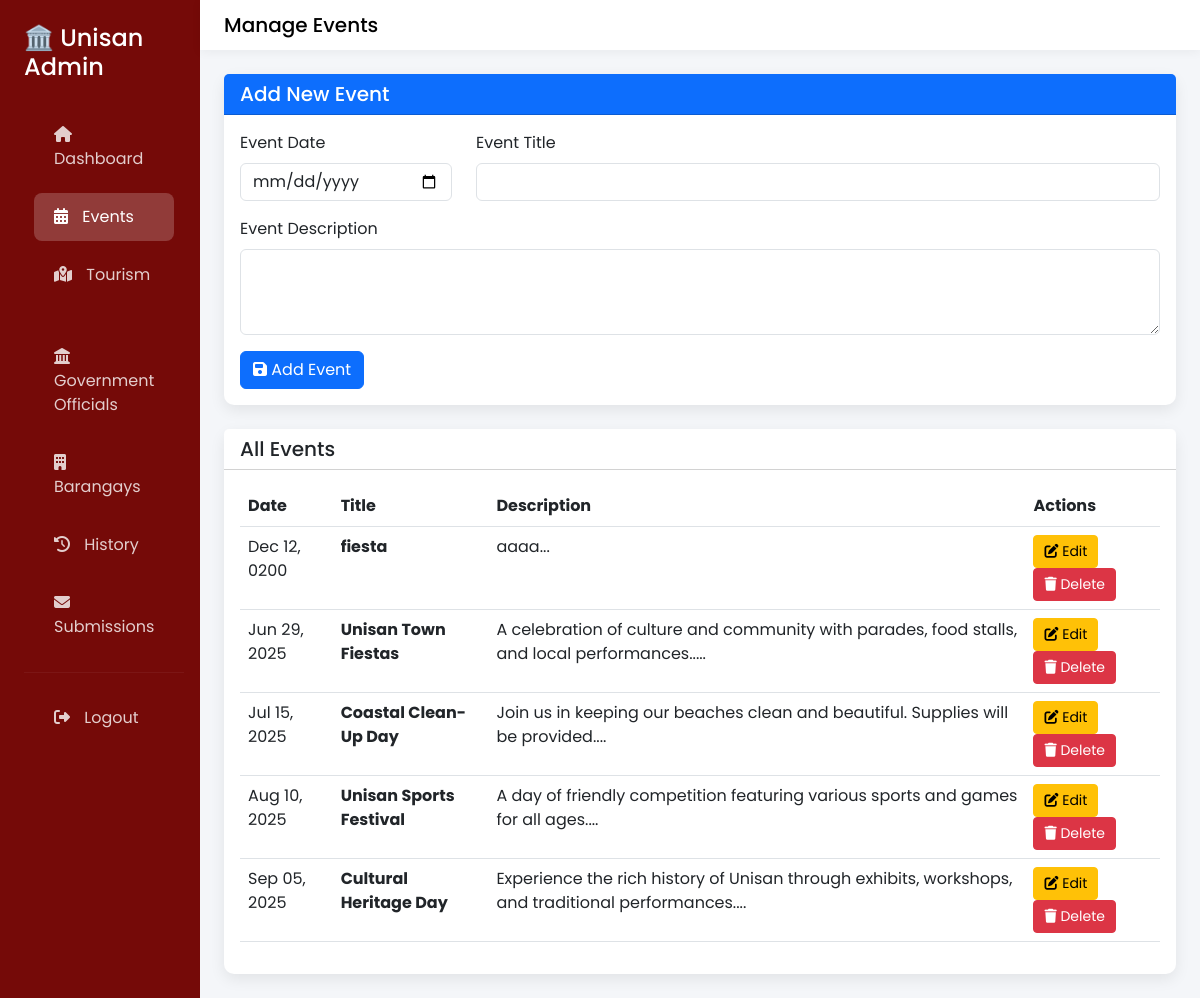
Screenshot of /admin_events.php (signed in) with the database file from the repository.
### tables this page shows
CREATE TABLE `events` (
  `id` int(11) NOT NULL,
  `event_date` date NOT NULL,
  `event_title` varchar(200) NOT NULL,
  `event_description` text NOT NULL,
  `created_at` timestamp NOT NULL DEFAULT current_timestamp(),
  `updated_at` timestamp NOT NULL DEFAULT current_timestamp() ON UPDATE current_timestamp()
);

### admin_events.php (the view, shortened to what this page needs)
<?php
include 'config.php';
$edit_event = null;
$events = $conn->query("SELECT * FROM events ORDER BY event_date ASC");
?>
<!DOCTYPE html>
<html lang="en">
<head>
<link href="https://cdn.jsdelivr.net/npm/bootstrap@5.3.0/dist/css/bootstrap.min.css" rel="stylesheet">
<link rel="stylesheet" href="https://cdnjs.cloudflare.com/ajax/libs/font-awesome/6.4.0/css/all.min.css">
</head>
<body>
<div class="container-fluid">
<div class="row">
        <div class="col-md-2 sidebar p-0">
            <div class="p-4">
                <h4 class="mb-4">🏛️ Unisan Admin</h4>
                <nav class="nav flex-column">
                    <a class="nav-link <?= basename($_SERVER['PHP_SELF'])=='admin_dashboard.php'?'active':'' ?>" href="admin_dashboard.php"><i class="fas fa-home"></i> Dashboard</a>
                    <a class="nav-link <?= basename($_SERVER['PHP_SELF'])=='admin_events.php'?'active':'' ?>" href="admin_events.php"><i class="fas fa-calendar-alt"></i> Events</a>
                    <a class="nav-link <?= basename($_SERVER['PHP_SELF'])=='admin_tourism.php'?'active':'' ?>" href="admin_tourism.php"><i class="fas fa-map-marked-alt"></i> Tourism</a>
                    <a class="nav-link <?= basename($_SERVER['PHP_SELF'])=='admin_government.php'?'active':'' ?>" href="admin_government.php"><i class="fas fa-landmark"></i> Government Officials</a>
                    <a class="nav-link <?= basename($_SERVER['PHP_SELF'])=='admin_barangay.php'?'active':'' ?>" href="admin_barangay.php"><i class="fas fa-building"></i> Barangays</a>
                    <a class="nav-link <?= basename($_SERVER['PHP_SELF'])=='admin_history.php'?'active':'' ?>" href="admin_history.php"><i class="fas fa-history"></i> History</a>
                    <a class="nav-link <?= basename($_SERVER['PHP_SELF'])=='admin_submissions.php'?'active':'' ?>" href="admin_submissions.php"><i class="fas fa-envelope"></i> Submissions
                    </a>
                    <hr class="my-3" style="border-color: rgba(255,255,255,0.2)">
                    <a class="nav-link" href="admin_logout.php"><i class="fas fa-sign-out-alt"></i> Logout</a>
                </nav>
            </div>
        </div>
    <div class="col-md-10 p-0">
        <nav class="navbar navbar-custom px-4">
            <span class="navbar-brand mb-0 h1">Manage Events</span>
        </nav>
        <div class="p-4">
            <div class="card mb-4">
                <div class="card-header bg-primary text-white">
                    <h5 class="mb-0"><?php echo $edit_event ? 'Edit Event' : 'Add New Event'; ?></h5>
                </div>
                <div class="card-body">
                    <form method="POST" action="">
                        <div class="row">
                            <div class="col-md-3 mb-3">
                                <label for="event_date" class="form-label">Event Date</label>
                                <input type="date" class="form-control" id="event_date" name="event_date"
                                       value="<?php echo $edit_event ? $edit_event['event_date'] : ''; ?>" required>
                            </div>
                            <div class="col-md-9 mb-3">
                                <label for="event_title" class="form-label">Event Title</label>
                                <input type="text" class="form-control" id="event_title" name="event_title"
                                       value="<?php echo $edit_event ? htmlspecialchars($edit_event['event_title']) : ''; ?>" required>
                            </div>
                        </div>
                        <div class="mb-3">
                            <label for="event_description" class="form-label">Event Description</label>
                            <textarea class="form-control" id="event_description" name="event_description"
                                      rows="3" required><?php echo $edit_event ? htmlspecialchars($edit_event['event_description']) : ''; ?></textarea>
                        </div>
                        <button type="submit" class="btn btn-primary">
                            <i class="fas fa-save"></i> <?php echo $edit_event ? 'Update Event' : 'Add Event'; ?>
                        </button>
                    </form>
                </div>
            </div>
            <div class="card">
                <div class="card-header bg-white">
                    <h5 class="mb-0">All Events</h5>
                </div>
                <div class="card-body">
                    <div class="table-responsive">
                        <table class="table table-hover">
                            <thead>
                                <tr>
                                    <th>Date</th>
                                    <th>Title</th>
                                    <th>Description</th>
                                    <th>Actions</th>
                                </tr>
                            </thead>
                            <tbody>
                                <?php while ($event = $events->fetch_assoc()): ?>
                                    <tr>
                                        <td><?php echo date('M d, Y', strtotime($event['event_date'])); ?></td>
                                        <td><strong><?php echo htmlspecialchars($event['event_title']); ?></strong></td>
                                        <td><?php echo htmlspecialchars(substr($event['event_description'], 0, 100)) . '...'; ?></td>
                                        <td>
                                            <a href="?edit=<?php echo $event['id']; ?>" class="btn btn-sm btn-warning btn-action">
                                                <i class="fas fa-edit"></i> Edit
                                            </a>
                                            <a href="?delete=<?php echo $event['id']; ?>"
                                               class="btn btn-sm btn-danger btn-action"
                                               onclick="return confirm('Are you sure you want to delete this event?')">
                                                <i class="fas fa-trash"></i> Delete
                                            </a>
                                        </td>
                                    </tr>
                                <?php endwhile; ?>
                            </tbody>
                        </table>
                    </div>
                </div>
            </div>
        </div>
    </div>
</div>
</div>
</body>
</html>

### admin_events.php (style rules this page uses)
body { font-family: 'Poppins', sans-serif; background: #f4f6f9; }
.sidebar { min-height: 100vh; background: linear-gradient(135deg, #750a08ff 0%, #750a08ff 100%); color: white; }
.sidebar .nav-link { color: rgba(255,255,255,0.8); padding: 12px 20px; margin: 5px 10px; border-radius: 8px; transition: all 0.3s; }
.sidebar .nav-link:hover, .sidebar .nav-link.active { background: rgba(255,255,255,0.2); color: white; }
.sidebar .nav-link i { margin-right: 10px; }
.navbar-custom { background: white; box-shadow: 0 2px 10px rgba(0,0,0,0.05); }
.card { border: none; box-shadow: 0 5px 15px rgba(0,0,0,0.08); border-radius: 10px; }
.btn-action { padding: 5px 10px; font-size: 14px; }

### rows the page displays
events: event_date "Dec 12, 0200", event_title "fiesta", event_description "aaaa"
events: event_date "Jun 29, 2025", event_title "Unisan Town Fiestas", event_description "A celebration of culture and community with parades, food stalls, and local performances.."
events: event_date "Jul 15, 2025", event_title "Coastal Clean-Up Day", event_description "Join us in keeping our beaches clean and beautiful. Supplies will be provided."
events: event_date "Aug 10, 2025", event_title "Unisan Sports Festival", event_description "A day of friendly competition featuring various sports and games for all ages."
events: event_date "Sep 05, 2025", event_title "Cultural Heritage Day", event_description "Experience the rich history of Unisan through exhibits, workshops, and traditional performances."
